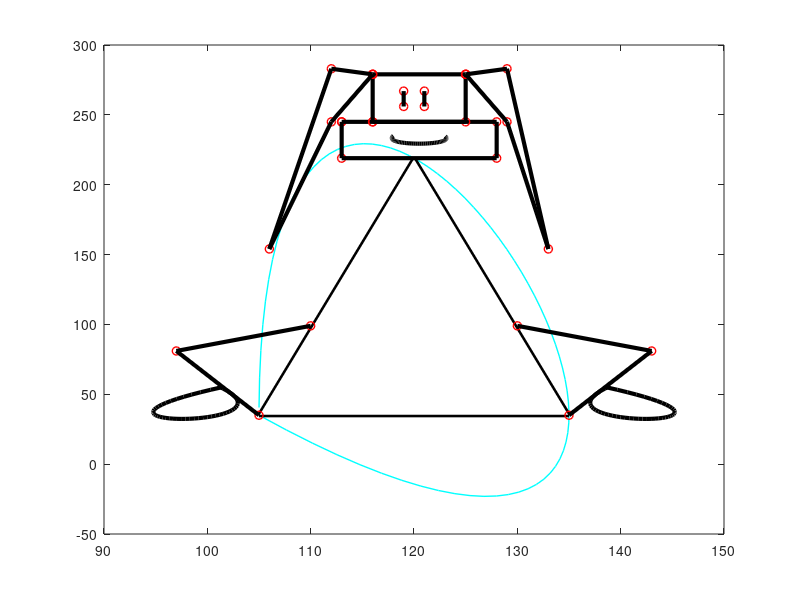

The MATLAB source for this figure:
% PAOLA CASTRO
% 13-10248
% CALCULO NUMERICO /// LAB10 ejercicio 2


t = 1:4;
px=[105,135,120,105];
py=[35,35,219,35];
th = linspace(1, 5);
xh = interp1(t,px,th, 'spline');
yh = interp1(t,py,th, 'spline');
plot(xh, yh, 'r', 'linewidth', 1)
hold on;
plot(px,py,'k','linewidth',3)
whitebg('w')
fill(px,py,'w')


t = 1:5;
px=[113,128,128,113,113];
py=[245,245,219,219,245];
th = linspace(1, 5);
xh = interp1(t,px,th, 'spline');
yh = interp1(t,py,th, 'spline');
plot(px,py,'ro','linewidth',1)
plot(px, py, 'k', 'linewidth', 3)  #rellena blanco

t = 1:2;
px=[116,125,125,116,116];
py=[245, 245,279,279,245];
th = linspace(1, 5);
xh = interp1(t,px,th, 'spline');
yh = interp1(t,py,th, 'spline');
plot(px,py,'ro','linewidth',1)
plot(px, py, 'k', 'linewidth', 3)  #rellena blanco


t = 1:3;
px=[110,97,105];
py=[99,81,35];
th = linspace(1, 5);
xh = interp1(t,px,th, 'spline');
yh = interp1(t,py,th, 'spline');
plot(px,py,'ro','linewidth',1)
plot(px, py, 'k', 'linewidth', 3)



t = 1:3;
px=[130,143,135];
py=[99,81,35];
th = linspace(1, 5);
xh = interp1(t,px,th, 'spline');
yh = interp1(t,py,th, 'spline');
plot(px,py,'ro','linewidth',1)
plot(px, py, 'k', 'linewidth', 3)


t = 1:5;
px=[125,129,133,129, 125];
py=[279,283,154,245, 279];
th = linspace(1, 5);
xh = interp1(t,px,th, 'spline');
yh = interp1(t,py,th, 'spline');
plot(px,py,'ro','linewidth',1)
plot(px, py, 'k', 'linewidth', 3)

t = 1:5;
px=[116,112,106,112, 116];
py=[279,283,154,245, 279];

th = linspace(1, 5);
xh = interp1(t,px,th, 'spline');
yh = interp1(t,py,th, 'spline');
plot(px,py,'ro','linewidth',1)
plot(px, py, 'k', 'linewidth', 3)

t = 1:2;
px=[121,121];
py=[267,256];
th = linspace(1, 5);
xh = interp1(t,px,th, 'spline');
yh = interp1(t,py,th, 'spline');
plot(px,py,'ro','linewidth',1)
plot(px, py, 'k', 'linewidth', 3)


t = 1:2;
px=[119,119];
py=[267,256];
th = linspace(1, 5);
xh = interp1(t,px,th, 'spline');
yh = interp1(t,py,th, 'spline');
plot(px,py,'ro','linewidth',1)
plot(px, py, 'k', 'linewidth', 3)

t = 1:4;
px=[118,119,122,123];
py=[235,230, 230,235];
th = linspace(1, 7);
xh = interp1(t,px,th, 'spline');
yh = interp1(t,py,th, 'spline');
plot(xh, yh, 'k', 'linewidth', 3)

t = 1:4;
px=[101,101, 95, 102];
py=[56,35, 35,56];
th = linspace(1, 7);
xh = interp1(t,px,th, 'spline');
yh = interp1(t,py,th, 'spline');
plot(xh, yh, 'k', 'linewidth', 3)

t = 1:4;
px=[139, 139, 145,138];
py=[56,35, 35,56];
th = linspace(1, 7);
xh = interp1(t,px,th, 'spline');
yh = interp1(t,py,th, 'spline');
plot(xh, yh, 'k', 'linewidth', 3)
